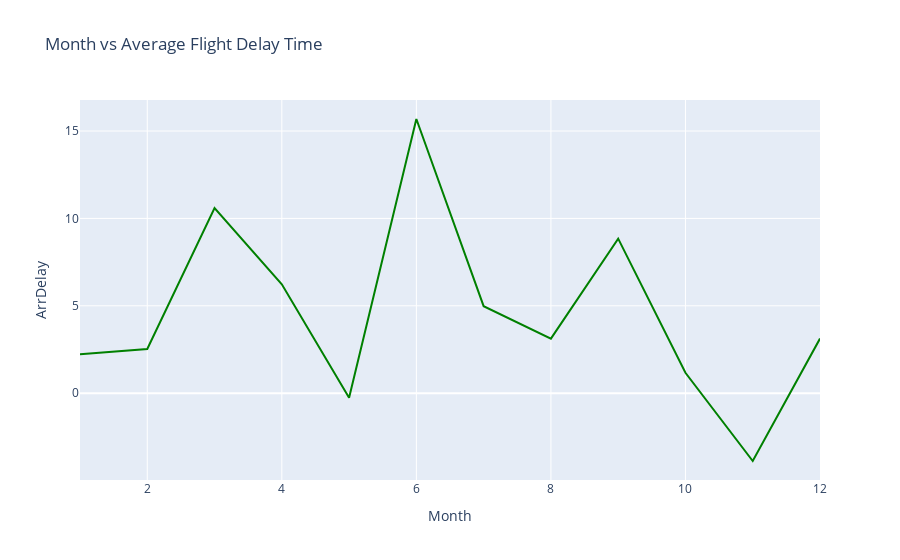

The notebook cell saved with this chart:
### Markdown cell above
#### To do:

*   Create a line plot with x-axis being the month and y-axis being computed average delay time. Update plot title,\
    xaxis, and yaxis title.

*   Hint: Scatter and line plot vary by updating mode parameter.

### Code cell
# Create line plot here
fig = go.Figure(data=go.Scatter(x=line_data['Month'], y=line_data['ArrDelay'], mode='lines', marker=dict(color='green')))
fig.update_layout(title='Month vs Average Flight Delay Time', xaxis_title='Month', yaxis_title='ArrDelay')
fig.show()

### Figure 1 — Plotly figure (JSON) as saved in the notebook; plotly's stock layout.template omitted (floating-point values rounded to 4 significant figures)
{"data": [{"marker": {"color": "green"}, "mode": "lines", "type": "scatter", "x": [1, 2, 3, 4, 5, 6, 7, 8, 9, 10, 11, 12], "y": [2.233, 2.529, 10.59, 6.229, -0.2609, 15.69, 4.978, 3.122, 8.842, 1.167, -3.878, 3.125]}], "layout": {"title": {"text": "Month vs Average Flight Delay Time"}, "xaxis": {"title": {"text": "Month"}}, "yaxis": {"title": {"text": "ArrDelay"}}}}
